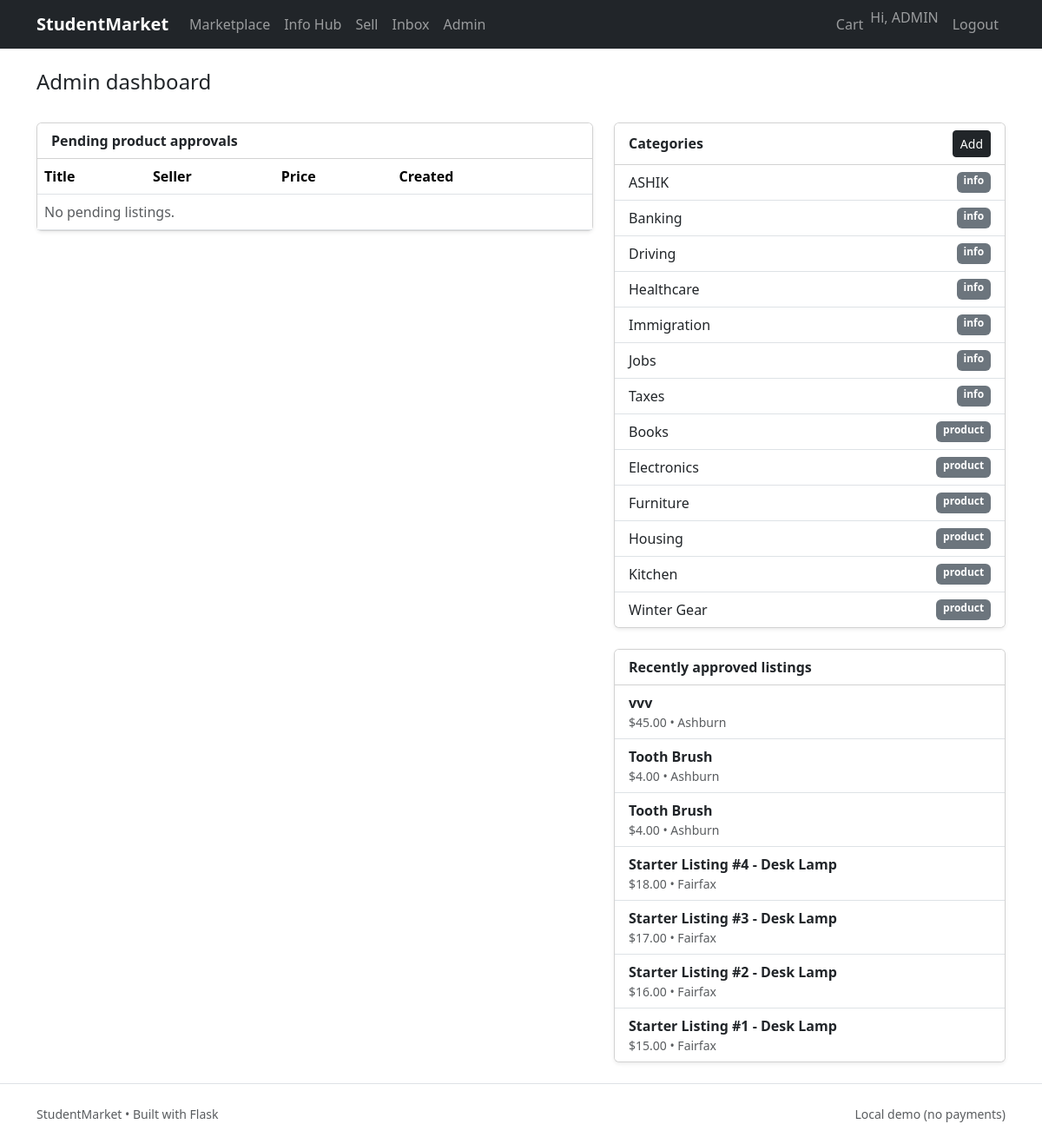
Page /admin/ (signed in) on the committed database.
### app/models/user.py (models this page shows, shortened)
class User(db.Model, UserMixin):
    __tablename__ = "users"
    id = db.Column(db.Integer, primary_key=True)
    name = db.Column(db.String(120), nullable=False)
    email = db.Column(db.String(255), unique=True, nullable=False, index=True)
    password_hash = db.Column(db.String(255), nullable=False)
    role = db.Column(db.String(20), default="student")  # student | admin
    university = db.Column(db.String(200), default="")
    country = db.Column(db.String(120), default="")
    city = db.Column(db.String(120), default="")
    created_at = db.Column(db.DateTime, default=datetime.utcnow)
    products = db.relationship("Product", backref="seller", lazy=True)
    articles = db.relationship("Article", backref="author", lazy=True)
    def is_admin(self) -> bool:
        return self.role == "admin"

### app/models/category.py (models this page shows, shortened)
class Category(db.Model):
    __tablename__ = "categories"
    id = db.Column(db.Integer, primary_key=True)
    name = db.Column(db.String(120), nullable=False, unique=True)
    type = db.Column(db.String(20), nullable=False)  # product | info

### app/models/product.py (models this page shows)
class Product(db.Model):
    __tablename__ = "products"
    id = db.Column(db.Integer, primary_key=True)
    seller_id = db.Column(db.Integer, db.ForeignKey("users.id"), nullable=False)
    category_id = db.Column(db.Integer, db.ForeignKey("categories.id"), nullable=False)
    title = db.Column(db.String(200), nullable=False)
    description = db.Column(db.Text, default="")
    price = db.Column(db.Numeric(10, 2), nullable=False)
    condition = db.Column(db.String(50), default="Used")  # New/Used/Like New
    city = db.Column(db.String(120), default="")
    status = db.Column(db.String(20), default="pending")  # pending/approved/rejected/sold
    created_at = db.Column(db.DateTime, default=datetime.utcnow)
    category = db.relationship("Category", lazy=True)
    images = db.relationship("ProductImage", backref="product", cascade="all, delete-orphan", lazy=True)

### app/routes/admin.py (the view)
@admin_bp.route("/")
@login_required
@admin_required
def dashboard():
    pending = Product.query.filter_by(status="pending").order_by(Product.created_at.desc()).all()
    approved = Product.query.filter_by(status="approved").order_by(Product.created_at.desc()).limit(10).all()
    categories = Category.query.order_by(Category.type.asc(), Category.name.asc()).all()
    return render_template("admin/dashboard.html", pending=pending, approved=approved, categories=categories)

### app/__init__.py (called while the page is built)
def create_app():
    app = Flask(__name__)
    app.config.from_object(Config)
    db.init_app(app)
    migrate.init_app(app, db)
    login_manager.init_app(app)
    csrf.init_app(app)
    @app.context_processor
    def inject_csrf():
        return dict(csrf_token=generate_csrf)
    app.register_blueprint(auth_bp)
    app.register_blueprint(market_bp)
    app.register_blueprint(info_bp)
    app.register_blueprint(admin_bp)
    from .routes.main import main_bp
    app.register_blueprint(main_bp)
    from .cli import register_cli
    register_cli(app)
    return app

### app/models/user.py (called while the page is built)
@login_manager.user_loader
def load_user(user_id):
    return db.session.get(User, int(user_id))

### app/utils.py (called while the page is built)
def admin_required(fn):
    @wraps(fn)
    def wrapper(*args, **kwargs):
        if not current_user.is_authenticated or not current_user.is_admin():
            abort(403)
        return fn(*args, **kwargs)
    return wrapper

### app/templates/admin/dashboard.html (shortened to what this page needs)
{% extends "base.html" %}
{% block content %}
<h1 class="h4">Admin dashboard</h1>
<div class="row g-4 mt-1">
  <div class="col-lg-7">
    <div class="card shadow-sm">
      <div class="card-header bg-white"><strong>Pending product approvals</strong></div>
      <div class="table-responsive">
        <table class="table align-middle mb-0">
          <thead><tr><th>Title</th><th>Seller</th><th>Price</th><th>Created</th><th></th></tr></thead>
          <tbody>
            {% for p in pending %}
            <tr>
              <td><a href="{{ url_for('market.product_detail', product_id=p.id) }}">{{ p.title }}</a></td>
              <td class="small text-muted">{{ p.seller.email }}</td>
              <td>${{ "%.2f"|format(p.price) }}</td>
              <td class="small text-muted">{{ p.created_at.strftime("%b %d, %Y") }}</td>
              <td class="text-end d-flex gap-2 justify-content-end">
                <form method="post" action="{{ url_for('admin.approve_product', product_id=p.id) }}">
                  <input type="hidden" name="csrf_token" value="{{ csrf_token() }}">
                  <button class="btn btn-sm btn-success">Approve</button>
                </form>
                <form method="post" action="{{ url_for('admin.reject_product', product_id=p.id) }}">
                  <input type="hidden" name="csrf_token" value="{{ csrf_token() }}">
                  <button class="btn btn-sm btn-outline-danger">Reject</button>
                </form>
              </td>
            </tr>
            {% else %}
            <tr><td colspan="5" class="text-muted">No pending listings.</td></tr>
            {% endfor %}
          </tbody>
        </table>
      </div>
    </div>
  </div>
  <div class="col-lg-5">
    <div class="card shadow-sm">
      <div class="card-header bg-white d-flex justify-content-between align-items-center">
        <strong>Categories</strong>
        <a class="btn btn-sm btn-dark" href="{{ url_for('admin.new_category') }}">Add</a>
      </div>
      <div class="list-group list-group-flush">
        {% for c in categories %}
          <div class="list-group-item d-flex justify-content-between">
            <span>{{ c.name }}</span>
            <span class="badge text-bg-secondary">{{ c.type }}</span>
          </div>
        {% else %}
          <div class="list-group-item text-muted">No categories yet. Add some.</div>
        {% endfor %}
      </div>
    </div>
    <div class="card shadow-sm mt-4">
      <div class="card-header bg-white"><strong>Recently approved listings</strong></div>
      <div class="list-group list-group-flush">
        {% for p in approved %}
          <a class="list-group-item list-group-item-action" href="{{ url_for('market.product_detail', product_id=p.id) }}">
            <div class="fw-semibold">{{ p.title }}</div>
            <div class="small text-muted">${{ "%.2f"|format(p.price) }} • {{ p.city }}</div>
          </a>
        {% else %}
          <div class="list-group-item text-muted">No approved listings yet.</div>
        {% endfor %}
      </div>
    </div>
  </div>
</div>
{% endblock %}

### app/templates/base.html (shortened to what this page needs)
<!doctype html>
<html lang="en">
<head>
  <link href="https://cdn.jsdelivr.net/npm/bootstrap@5.3.3/dist/css/bootstrap.min.css" rel="stylesheet">
  <link href="{{ url_for('static', filename='css/app.css') }}" rel="stylesheet">
</head>
<body>
<nav class="navbar navbar-expand-lg navbar-dark bg-dark sticky-top">
  <div class="container">
    <a class="navbar-brand fw-semibold" href="{{ url_for('main.home') }}">StudentMarket</a>
    <div class="collapse navbar-collapse" id="nav">
      <ul class="navbar-nav me-auto mb-2 mb-lg-0">
        <li class="nav-item"><a class="nav-link" href="{{ url_for('market.products') }}">Marketplace</a></li>
        <li class="nav-item"><a class="nav-link" href="{{ url_for('info.info_home') }}">Info Hub</a></li>
        {% if current_user.is_authenticated %}
        <li class="nav-item"><a class="nav-link" href="{{ url_for('market.sell') }}">Sell</a></li>
        <li class="nav-item"><a class="nav-link" href="{{ url_for('market.inbox') }}">Inbox</a></li>
        {% endif %}
        {% if current_user.is_authenticated and current_user.is_admin() %}
        <li class="nav-item"><a class="nav-link" href="{{ url_for('admin.dashboard') }}">Admin</a></li>
        {% endif %}
      </ul>
      <ul class="navbar-nav ms-auto">
        {% if current_user.is_authenticated %}
          <li class="nav-item"><a class="nav-link" href="{{ url_for('market.cart_view') }}">Cart</a></li>
          <li class="nav-item"><span class="navbar-text me-2">Hi, {{ current_user.name }}</span></li>
          <li class="nav-item"><a class="nav-link" href="{{ url_for('auth.logout') }}">Logout</a></li>
        {% else %}
          <li class="nav-item"><a class="nav-link" href="{{ url_for('auth.login') }}">Login</a></li>
          <li class="nav-item"><a class="btn btn-outline-light btn-sm ms-2" href="{{ url_for('auth.register') }}">Sign up</a></li>
        {% endif %}
      </ul>
    </div>
  </div>
</nav>
<main class="container py-4">
  {% block content %}{% endblock %}
</main>
<footer class="border-top py-4">
  <div class="container small text-muted d-flex justify-content-between">
    <span>StudentMarket • Built with Flask</span>
    <span>Local demo (no payments)</span>
  </div>
</footer>
</body>
</html>

### rows in the picture
User: name "ADMIN"
Category: name "ASHIK", type "info"
Category: name "Banking", type "info"
Category: name "Driving", type "info"
Category: name "Healthcare", type "info"
Category: name "Immigration", type "info"
Category: name "Jobs", type "info"
Category: name "Taxes", type "info"
Category: name "Books", type "product"
Category: name "Electronics", type "product"
Category: name "Furniture", type "product"
Category: name "Housing", type "product"
Category: name "Kitchen", type "product"
Category: name "Winter Gear", type "product"
Product: title "vvv", price "45.00", city "Ashburn"
Product: title "Tooth Brush", price "4.00", city "Ashburn"
Product: title "Tooth Brush", price "4.00", city "Ashburn"
Product: title "Starter Listing #4 - Desk Lamp", price "18.00", city "Fairfax"
Product: title "Starter Listing #3 - Desk Lamp", price "17.00", city "Fairfax"
Product: title "Starter Listing #2 - Desk Lamp", price "16.00", city "Fairfax"
Product: title "Starter Listing #1 - Desk Lamp", price "15.00", city "Fairfax"
